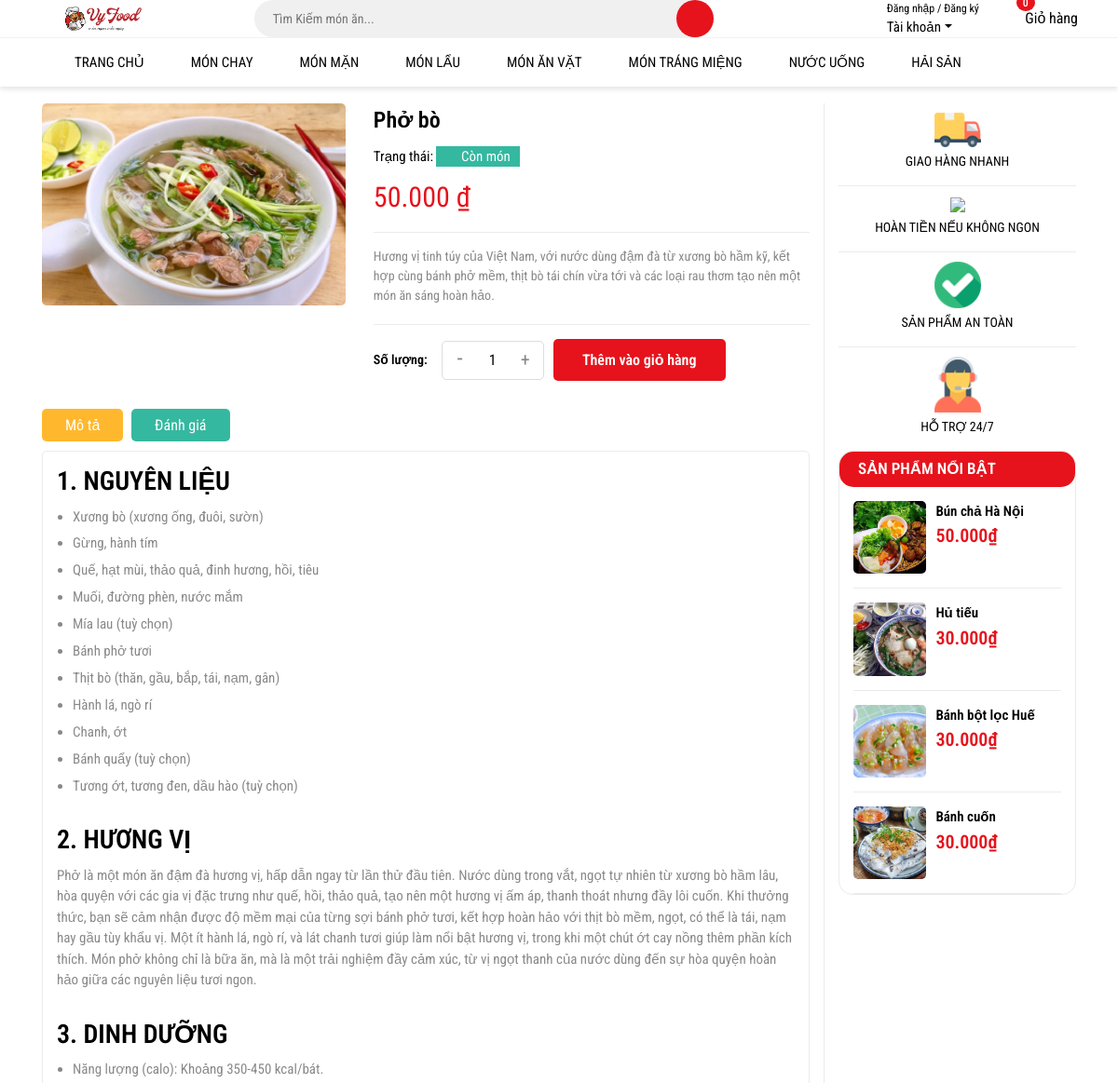
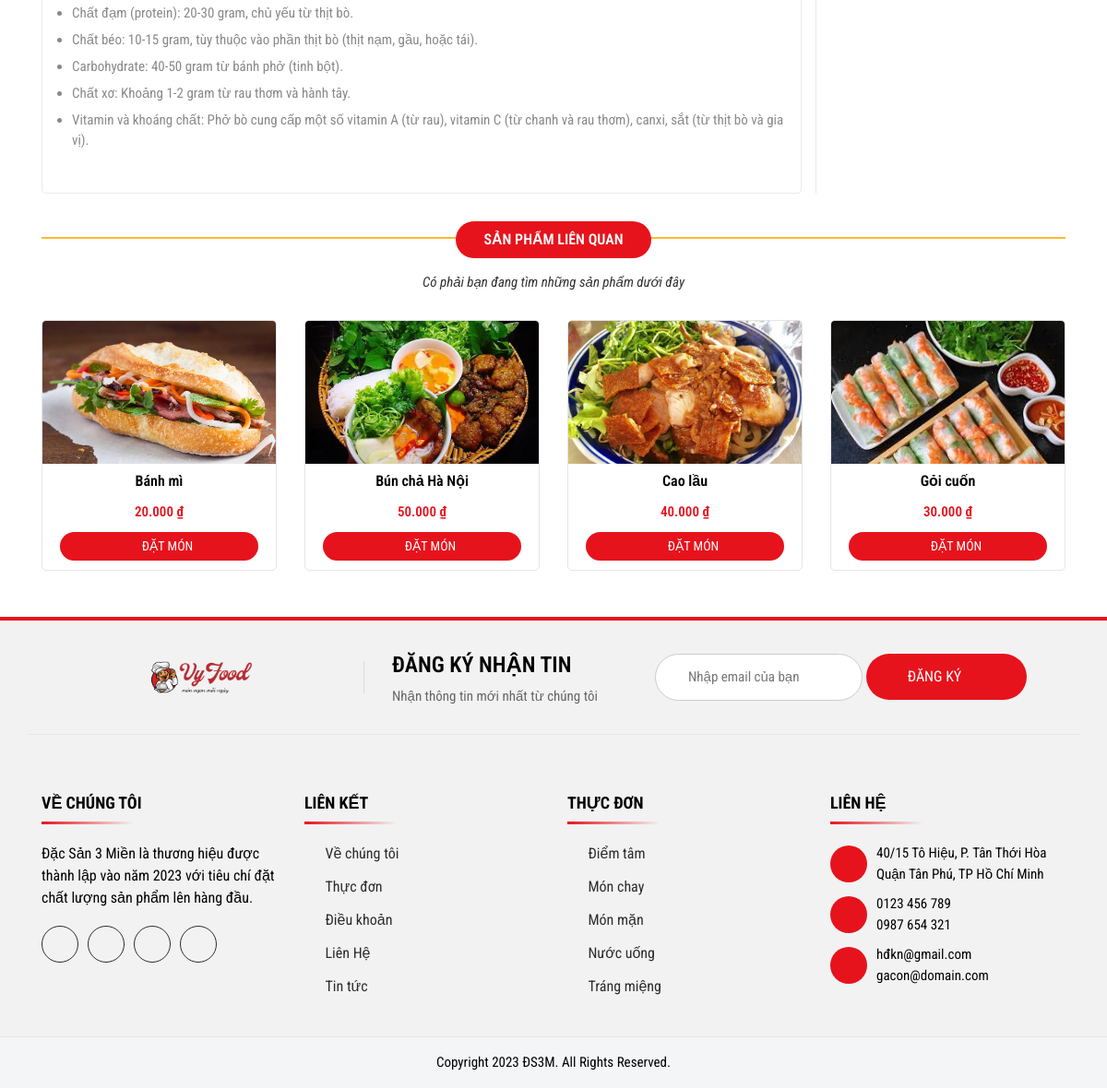
/chitietsp.php?id=1, run on the app's committed database (2 pictures, top to bottom).
### tables this page shows
CREATE TABLE `sanpham` (
  `ID` int(11) NOT NULL,
  `Name` varchar(255) NOT NULL,
  `Image` varchar(255) NOT NULL,
  `Price` int(255) NOT NULL,
  `Describtion` varchar(255) NOT NULL,
  `Amount` int(255) NOT NULL,
  `Type` enum('món chay','món mặn','món lẩu','món ăn vặt','món tráng miệng','nước uống','hải sản') NOT NULL
);

### chitietsp.php (the view, shortened to what this page needs)
<!DOCTYPE html>
<html lang="en">
  <head>
    <link
      rel="stylesheet"
      href="https://cdn.jsdelivr.net/npm/bootstrap@4.0.0/dist/css/bootstrap.min.css"
    />
    <link
      rel="stylesheet"
      href="assets/font-awesome-pro-v6-6.2.0/css/all.min.css"
    />
    <link rel="stylesheet" href="assets/css/base.css" />
    <link rel="stylesheet" href="assets/css/style.css" />
  </head>
  <body>
  <?php
    include_once "includes/header.php";
    ?>
    <?php
        include "connect.php";
        if (isset($_GET['id'])) {
            $id = intval($_GET['id']);
            $sql = "SELECT * FROM sanpham WHERE ID = $id";
            $result = mysqli_query($conn, $sql);
            if (mysqli_num_rows($result) > 0) {
                $row = mysqli_fetch_assoc($result);
            } else {
                echo "<h2>Không tìm thấy sản phẩm!</h2>";
                exit();
            }
        } else {
            echo "<h2>Không có sản phẩm nào được chọn!</h2>";
            exit();
        }
?>
    <div class="chitietSP">
      <div class="container">
        <div class="row">
          <div class="col-xl-9 col-lg-9">
            <div class="row">
              <div class="col-xl-5 col-lg-5">
                <div class="inner-image">
                  <div class="inner-img">
                    <img src="<?php echo $row['Image']?>" />
                  </div>
                </div>
              </div>
              <div class="col-xl-7 col-lg-7">
                <div class="inner-content">
                  <div class="inner-ten"><?php echo $row['Name']?></div>
                  <div class="inner-tt">
                    Trạng thái:
                    <span class="inner-conhang"
                      ><i class="fa-solid fa-check"></i>Còn món</span
                    >
                  </div>
                  <div class="inner-gia"><?php echo $row['Price'] ?>.000 ₫</div>
                  <div class="inner-desc">
                    <?php echo $row['Describtion'] ?>
                  </div>
                </div>
                <div class="inner-add">
                  <div class="inner-sl">Số lượng:</div>
                  <div class="inner-tanggiam">
                    <span id="giam" class="inner-tru">-</span>
                    <input
                      id="tanggiam"
                      type="text"
                      value="1"
                      class="inner-so"
                    />
                    <span id="tang" class="inner-cong">+</span>
                  </div>
                  <button type="button" onclick="notLogin()" class="inner-nut">
                    Thêm vào giỏ hàng
                  </button>
                </div>
              </div>
              <div class="col-xl-12">
                <div class="inner-thongtin">
                  <div class="inner-nut">
                    <button class="inner-mt inner-mt-active">Mô tả</button>
                    <button class="inner-mt">Đánh giá</button>
                  </div>
                  <div class="inner-mota">
                    <div class="inner-nd">
                      <h2 class="inner-title">1. NGUYÊN LIỆU</h2>
                      <ul>
                        <li>Xương bò (xương ống, đuôi, sườn)</li>
                        <li>Gừng, hành tím</li>
                        <li>Quế, hạt mùi, thảo quả, đinh hương, hồi, tiêu</li>
                        <li>Muối, đường phèn, nước mắm</li>
                        <li>Mía lau (tuỳ chọn)</li>
                        <li>Bánh phở tươi</li>
                        <li>Thịt bò (thăn, gầu, bắp, tái, nạm, gân)</li>
                        <li>Hành lá, ngò rí</li>
                        <li>Chanh, ớt</li>
                        <li>Bánh quẩy (tuỳ chọn)</li>
                        <li>Tương ớt, tương đen, dầu hào (tuỳ chọn)</li>
                      </ul>
                    </div>
                    <div class="inner-nd">
                      <h2 class="inner-title">2. HƯƠNG VỊ</h2>
                      <p class="inner-desc">
                        Phở là một món ăn đậm đà hương vị, hấp dẫn ngay từ lần
                        thử đầu tiên. Nước dùng trong vắt, ngọt tự nhiên từ
                        xương bò hầm lâu, hòa quyện với các gia vị đặc trưng như
                        quế, hồi, thảo quả, tạo nên một hương vị ấm áp, thanh
                        thoát nhưng đầy lôi cuốn. Khi thưởng thức, bạn sẽ cảm
                        nhận được độ mềm mại của từng sợi bánh phở tươi, kết hợp
                        hoàn hảo với thịt bò mềm, ngọt, có thể là tái, nạm hay
                        gầu tùy khẩu vị. Một ít hành lá, ngò rí, và lát chanh
                        tươi giúp làm nổi bật hương vị, trong khi một chút ớt
                        cay nồng thêm phần kích thích. Món phở không chỉ là bữa
                        ăn, mà là một trải nghiệm đầy cảm xúc, từ vị ngọt thanh
                        của nước dùng đến sự hòa quyện hoàn hảo giữa các nguyên
                        liệu tươi ngon.
                      </p>
                    </div>
                    <div class="inner-nd">
                      <h2 class="inner-title">3. DINH DƯỠNG</h2>
                      <ul>
                        <li>Năng lượng (calo): Khoảng 350-450 kcal/bát.</li>
                        <li>
                          Chất đạm (protein): 20-30 gram, chủ yếu từ thịt bò.
                        </li>
                        <li>
                          Chất béo: 10-15 gram, tùy thuộc vào phần thịt bò (thịt
                          nạm, gầu, hoặc tái).
                        </li>
                        <li>
                          Carbohydrate: 40-50 gram từ bánh phở (tinh bột).
                        </li>
                        <li>
                          Chất xơ: Khoảng 1-2 gram từ rau thơm và hành tây.
                        </li>
                        <li>
                          Vitamin và khoáng chất: Phở bò cung cấp một số vitamin
                          A (từ rau), vitamin C (từ chanh và rau thơm), canxi,
                          sắt (từ thịt bò và gia vị).
                        </li>
                      </ul>
                    </div>
                  </div>
                </div>
              </div>
            </div>
          </div>
          <div class="col-xl-3 col-lg-3">
            <div class="inner-danhmuc">
              <div class="inner-dm">
                <div class="inner-hinh">
                  <img src="assets/img/service_1.webp" />
                </div>
                <div class="inner-chu">GIAO HÀNG NHANH</div>
              </div>
              <div class="inner-dm">
                <div class="inner-hinh">
                  <img src="assets/img/service_2.png" />
                </div>
                <div class="inner-chu">HOÀN TIỀN NẾU KHÔNG NGON</div>
              </div>
              <div class="inner-dm">
                <div class="inner-hinh">
                  <img src="assets/img/service_3.webp" />
                </div>
                <div class="inner-chu">SẢN PHẨM AN TOÀN</div>
              </div>
              <div class="inner-dm">
                <div class="inner-hinh">
                  <img src="assets/img/service_4.webp" />
                </div>
                <div class="inner-chu">HỖ TRỢ 24/7</div>
              </div>
            </div>
            <?php
include "connect.php";
$sql = "SELECT ID, Name, Image, Price FROM sanpham ORDER BY RAND() LIMIT 4";
$result = $conn->query($sql);
if ($result->num_rows > 0) {
    echo "<div class='inner-noibat'>";
    echo "<div class='inner-nb'>SẢN PHẨM NỔI BẬT</div>";
    echo "<div class='inner-sp'>";
    while ($row = $result->fetch_assoc()) {
        echo "<div class='inner-item'>";
        echo "<a href='chitietsp.php?id=" . $row["ID"] . "' class='inner-anh'>";
        echo "<img src='" . $row["Image"] . "' alt='" . $row["Name"] . "'>";
        echo "</a>";
        echo "<div class='inner-mota'>";
        echo "<div class='inner-ten'>" . $row["Name"] . "</div>";
        echo "<div class='inner-gia'>" . number_format($row["Price"]) . ".000₫</div>";
        echo "</div>";
        echo "</div>";
    }
    echo "</div></div>";
} else {
    echo "<p>Không có món ăn nổi bật nào.</p>";
}
?>
          </div>
        </div>
      </div>
    </div>
    <div class="SanPham">
      <div class="container">
        <div class="row">
          <div class="col-12">
            <div class="inner-head">
              <div class="inner-title">Sản phẩm liên quan</div>
              <p class="inner-desc">
                Có phải bạn đang tìm những sản phẩm dưới đây
              </p>
            </div>
          </div>
          <div class="col-xl-3 col-lg-3 col-md-4 col-sm-6 col-12">
            <div class="inner-item">
              <a href="chitietsp.html" class="inner-img">
                <img src="assets/img/products/banhmi.webp" />
              </a>
              <div class="inner-info">
                <div class="inner-ten">Bánh mì</div>
                <div class="inner-gia">20.000 ₫</div>
                <a href="chitietsp.html" class="inner-muahang">
                  <i class="fa-solid fa-cart-plus"></i> ĐẶT MÓN
                </a>
              </div>
            </div>
          </div>
          <div class="col-xl-3 col-lg-3 col-md-4 col-sm-6 col-12">
            <div class="inner-item">
              <a href="chitietsp.html" class="inner-img">
                <img src="assets/img/products/buncha.jpg" />
              </a>
              <div class="inner-info">
                <div class="inner-ten">Bún chả Hà Nội</div>
                <div class="inner-gia">50.000 ₫</div>
                <a href="chitietsp.html" class="inner-muahang">
                  <i class="fa-solid fa-cart-plus"></i> ĐẶT MÓN
                </a>
              </div>
            </div>
          </div>
          <div class="col-xl-3 col-lg-3 col-md-4 col-sm-6 col-12">
            <div class="inner-item">
              <a href="chitietsp.html" class="inner-img">
                <img src="assets/img/products/caolau.jpg" />
              </a>
              <div class="inner-info">
                <div class="inner-ten">Cao lầu</div>
                <div class="inner-gia">40.000 ₫</div>
                <a href="chitietsp.html" class="inner-muahang">
                  <i class="fa-solid fa-cart-plus"></i> ĐẶT MÓN
                </a>
              </div>
            </div>
          </div>
          <div class="col-xl-3 col-lg-3 col-md-4 col-sm-6 col-12">
            <div class="inner-item">
              <a href="chitietsp.html" class="inner-img">
                <img src="assets/img/products/goicuon.jpg" />
              </a>
              <div class="inner-info">
                <div class="inner-ten">Gỏi cuốn</div>
                <div class="inner-gia">30.000 ₫</div>
                <a href="chitietsp.html" class="inner-muahang">
                  <i class="fa-solid fa-cart-plus"></i> ĐẶT MÓN
                </a>
              </div>
            </div>
          </div>
        </div>
      </div>
    </div>
    <div class="Footer-top">
      <div class="container">
        <div class="row">
          <div class="col-xl-4 col-lg-4 col-md-12">
            <div class="inner-logo">
              <img src="assets/img/logo.png" alt="logo" />
            </div>
          </div>
          <div class="col-xl-3 col-lg-3 col-md-6">
            <div class="inner-text">
              <div class="inner-chu1">Đăng ký nhận tin</div>
              <div class="inner-chu2">Nhận thông tin mới nhất từ chúng tôi</div>
            </div>
          </div>
          <div class="col-xl-5 col-lg-5 col-md-6">
            <form action="" class="inner-form">
              <input type="text" placeholder="Nhập email của bạn" />
              <button class="inner-sub">
                ĐĂNG KÝ <i class="fa-solid fa-arrow-right"></i>
              </button>
            </form>
          </div>
        </div>
      </div>
    </div>
    <div class="Footer-middle">
      <div class="container">
        <div class="row">
          <div class="col-xl-3 col-lg-3 col-md-12 col-sm-12 col-12">
            <div class="inner-text">Về chúng tôi</div>
            <p class="inner-desc">
              Đặc Sản 3 Miền là thương hiệu được thành lập vào năm 2023 với tiêu
              chí đặt chất lượng sản phẩm lên hàng đầu.
            </p>
            <div class="inner-icon">
              <a href="#"><i class="fa-brands fa-facebook-f"></i></a>
              <a href="#"><i class="fa-brands fa-twitter"></i></a>
              <a href="#"><i class="fa-brands fa-instagram"></i></a>
              <a href="#"><i class="fa-brands fa-tiktok"></i></a>
            </div>
          </div>
          <div class="col-xl-3 col-lg-3 col-md-6 col-sm-6 col-12">
            <div class="inner-text">liên kết</div>
            <ul>
              <li>
                <a href="#"
                  ><i class="fa-solid fa-arrow-right"></i>Về chúng tôi</a
                >
              </li>
              <li>
                <a href="#"><i class="fa-solid fa-arrow-right"></i>Thực đơn</a>
              </li>
              <li>
                <a href="#"
                  ><i class="fa-solid fa-arrow-right"></i>Điều khoản</a
                >
              </li>
              <li>
                <a href="#"><i class="fa-solid fa-arrow-right"></i>Liên Hệ</a>
              </li>
              <li>
                <a href="#"><i class="fa-solid fa-arrow-right"></i>Tin tức</a>
              </li>
            </ul>
          </div>
          <div class="col-xl-3 col-lg-3 col-md-6 col-sm-6 col-12">
            <div class="inner-text">thực đơn</div>
            <ul class="inner-menu">
              <li>
                <a href="#"><i class="fa-solid fa-arrow-right"></i>Điểm tâm</a>
              </li>
              <li>
                <a href="#"><i class="fa-solid fa-arrow-right"></i>Món chay</a>
              </li>
              <li>
                <a href="#"><i class="fa-solid fa-arrow-right"></i>Món mặn</a>
              </li>
              <li>
                <a href="#"><i class="fa-solid fa-arrow-right"></i>Nước uống</a>
              </li>
              <li>
                <a href="#"
                  ><i class="fa-solid fa-arrow-right"></i>Tráng miệng</a
                >
              </li>
            </ul>
          </div>
          <div class="col-xl-3 col-lg-3 col-md-6 col-sm-6 col-12">
            <div class="inner-text">liên hệ</div>
            <div class="inner-contact">
              <div class="inner-icon">
                <i class="fa-solid fa-location-dot"></i>
              </div>
              <div class="inner-diachi">
                <div class="inner-chu1">40/15 Tô Hiệu, P. Tân Thới Hòa</div>
                <div class="inner-chu2">Quận Tân Phú, TP Hồ Chí Minh</div>
              </div>
            </div>
            <div class="inner-contact">
              <div class="inner-icon">
                <i class="fa-solid fa-phone"></i>
              </div>
              <div class="inner-diachi">
                <div class="inner-chu1">0123 456 789</div>
                <div class="inner-chu2">0987 654 321</div>
              </div>
            </div>
            <div class="inner-contact">
              <div class="inner-icon">
                <i class="fa-regular fa-envelope"></i>
              </div>
              <div class="inner-diachi">
                <div class="inner-chu1">hđkn@gmail.com</div>
                <div class="inner-chu2">gacon@domain.com</div>
              </div>
            </div>
          </div>
        </div>
      </div>
    </div>
    <div class="Footer-bottom">
      <div class="container">
        <div class="row">
          <div class="col-xl-12">
            <div class="inner-end">
              Copyright 2023 ĐS3M. All Rights Reserved.
            </div>
          </div>
        </div>
      </div>
    </div>
  </body>
</html>

### data on the page
sanpham: Name "Phở bò", Price "50", Describtion "Hương vị tinh túy của Việt Nam, với nước dùng đậm đà từ xương bò hầm kỹ, kết hợp cùng bánh phở mềm, thịt bò tái chín vừa tới và các loại rau thơm tạo nên một món ăn sáng hoàn hảo."
sanpham: shows a picture, Name "Bún chả Hà Nội", Price "50"
sanpham: shows a picture, Name "Hủ tiếu", Price "30"
sanpham: shows a picture, Name "Bánh bột lọc Huế", Price "30"
sanpham: shows a picture, Name "Bánh cuốn", Price "30"
